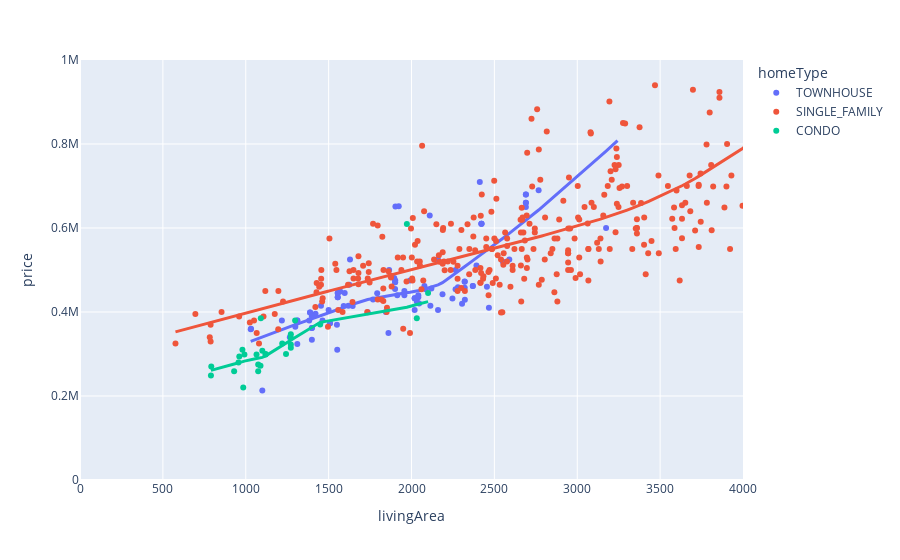

The cell this chart's notebook holds for it:
### Markdown cell above
#### How Does the House Type Affect it's Price

### Code cell
fig = px.scatter(df[df['homeType'].isin(['SINGLE_FAMILY', 'TOWNHOUSE', 'CONDO'])], 
                 'livingArea', 
                 'price', 
                 color = 'homeType', 
                 trendline= 'lowess')
fig.update_xaxes(range = [0, 4000])
fig.update_yaxes(range = [0, 1000000])
fig.update_traces(
    line=dict(width=3), 
    selector=dict(type='scatter', mode='lines')
)
fig.show()
